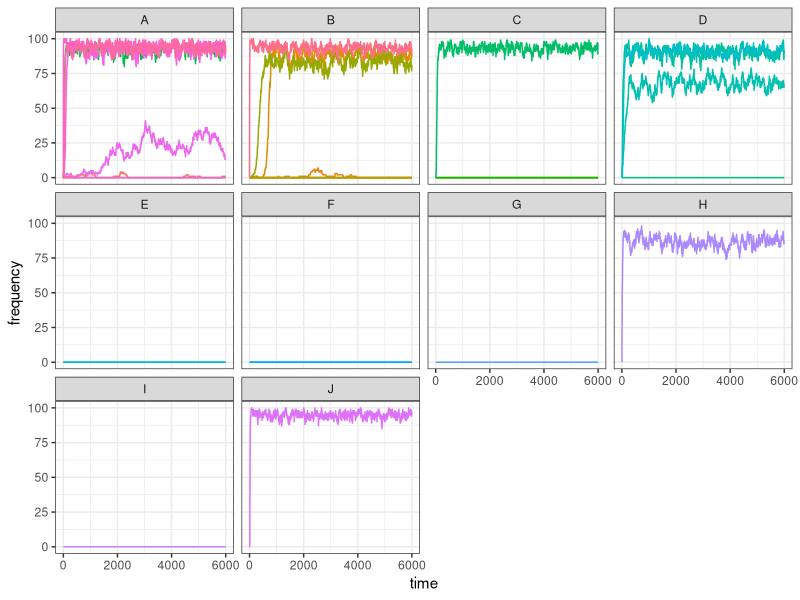
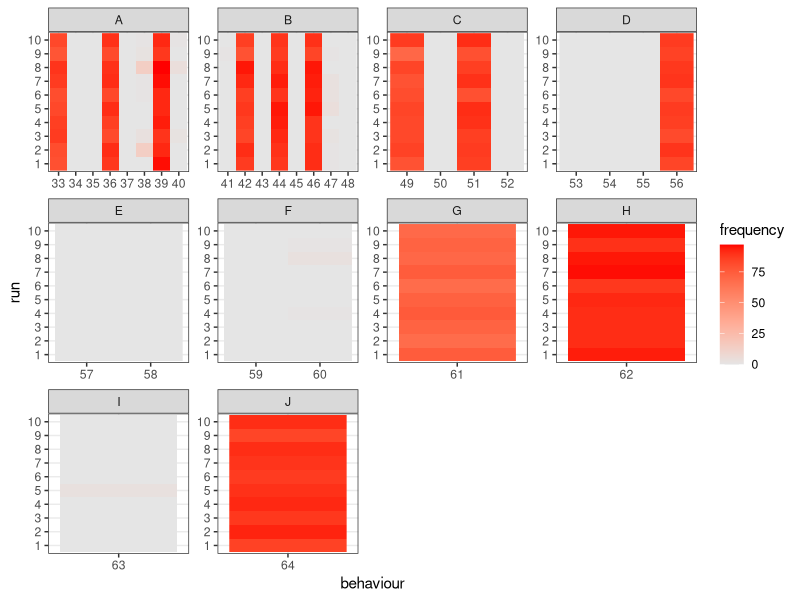
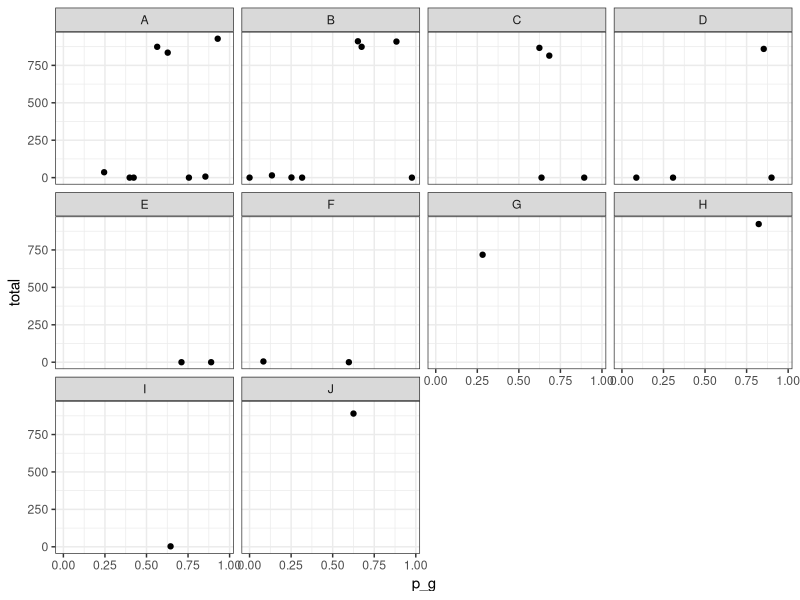
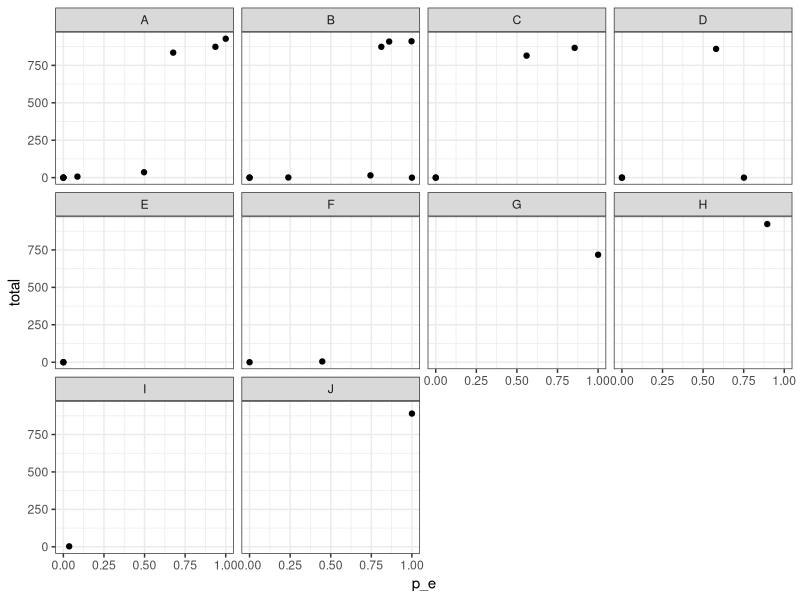
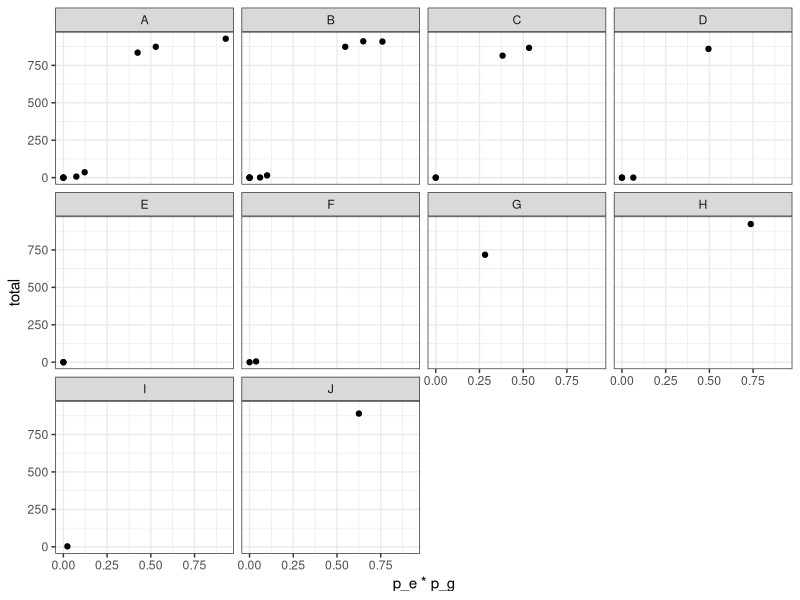

Reproduce these figures in R, in order.
## ---- chunk 1
knitr::opts_chunk$set(echo = TRUE)
## ---- chunk 2
N <- 100
pop <- matrix(c(rep(0, 64 * N), sample(1:300, N, replace = TRUE)), nrow = N, byrow = FALSE)
## ---- chunk 3
nut_y <- (sum(pop[1, 33:40])>=1) + (sum(pop[1, 49:52])>=1) + (sum(pop[1, 57:58])>=1) + pop[1, 61] + pop[1, 63]
nut_z <- (sum(pop[1, 41:48])>=1) + (sum(pop[1, 53:56])>=1) + (sum(pop[1, 59:60])>=1) + pop[1, 62] + pop[1, 64]
state <- 1 - abs(nut_y - nut_z) / 5
## ---- chunk 4
state <- 1 - abs(1 - 2) / 5
state
## ---- chunk 5
state <- (nut_y + nut_z - abs(nut_y - nut_z)) / 10
## ---- chunk 6
state <- (1 + 2 - abs(1 - 2)) / 10
## ---- chunk 7
library(tidyverse)
library(scales)

set_oranzees_world <- function(alpha_g, alpha_e) {
  list_pop <- c("Uossob", "Iat Forest", "Ebmog", "Elaham", "Elabik", "Ognodub")
  output <- tibble(
    population = rep(list_pop, each = 64),
    behaviour = as.factor(rep(1:64, 6)),
    type = rep(c(rep("social", 32), rep("food-related", 32)), 6),
    category = rep(c(
      rep("play", 8), rep("display", 8), rep("groom", 8), rep("courthsip", 8),
      "A", "A", "A", "A", "A", "A", "A", "A", "B", "B", "B", "B", "B", "B", "B", "B","C", "C", "C", "C", "D", "D", "D", "D", "E", "E", "F", "F", "G", "H", "I", "J"
    ), 6),
    nutrient = rep(c(rep(NA, 32), "Y", "Y", "Y", "Y", "Y", "Y", "Y", "Y", "Z", "Z", "Z", "Z", "Z", "Z", "Z", "Z", "Y", "Y", "Y", "Y", "Z", "Z", "Z", "Z", "Y", "Y", "Z", "Z", "Y", "Z", "Y", "Z"), 6),
    p_g = rep(NA, 64 * 6),
    p_e = rep(NA, 64 * 6)
  )

  env_or_x <- c(220, 230, 700, 705, 710, 750)
  env_or_y <- c(660, 610, 450, 430, 510, 550)

  # genetic predispositions:
  p_g <- runif(64)
  x_g <- sample(1:1000, 64)
  y_g <- sample(1:1000, 64)
  

  # ecological availability:
  p_e <- runif(64)
  x_e <- sample(1:1000, 64)
  y_e <- sample(1:1000, 64)
  

  for(behav in 1:64){
    if(runif(1) < alpha_g){
      output[output$behaviour == behav,]$p_g <- 1 - rescale(sqrt((x_g[behav] - env_or_x)^2 + (y_g[behav] - env_or_y)^2))
    }
    else{
      output[output$behaviour == behav,]$p_g <- p_g[behav]
    }
    if(behav > 32){
      if(runif(1) < alpha_e){
        output[output$behaviour == behav,]$p_e <- 1 - rescale(sqrt((x_e[behav] - env_or_x)^2 + (y_e[behav] - env_or_y)^2))
      }
      else{
        output[output$behaviour == behav,]$p_e <- p_e[behav]
      }
    }
  }
  # return the tibble:
  output
}
## ---- chunk 8
alpha_g = 0.1
alpha_e = 0.9
oranzees_world <- set_oranzees_world(alpha_g, alpha_e)
test_world <- oranzees_world %>%
  filter(population == "Uossob")
## ---- chunk 9
p_peering <- rnorm(32, mean = colSums(pop[, 33:64]), sd = 1)
p_peering[p_peering < 0] <- 0
innovation_i <- sample(33:64, 1, prob = p_peering)
p_innovate <- test_world$p_g[innovation_i] * test_world$p_e[innovation_i]
## ---- chunk 10
test_oranzees3 <- function(t_max, alpha_g, alpha_e) {
  oranzees_world <- set_oranzees_world(alpha_g, alpha_e)
  test_world <- oranzees_world %>%
    filter(population == "Uossob")

  N <- 100

  pop <- matrix(c(rep(0, 64 * N), sample(1:300, N, replace = TRUE)), nrow = N, byrow = FALSE)

  output <- matrix(nrow = t_max, ncol = 32)

  for (t in 1:t_max) {
    output[t, ] <- colSums(pop[, 33:64])
    # demographic bit:
    pop[, 65] <- pop[, 65] + 1
    pop[pop[, 65] >= 720, ] <- 0
    old <- which(pop[, 65] > 300)
    dead <- sample(c(TRUE, FALSE), length(old), prob = c(.01, .99), replace = TRUE)
    pop[old[dead], ] <- 0
    # innovation bit:
    for (i in 1:N) {
      nut_y <- (sum(pop[1, 33:40])>=1) + (sum(pop[1, 49:52])>=1) + (sum(pop[1, 57:58])>=1) + pop[1, 61] + pop[1, 63]
      nut_z <- (sum(pop[1, 41:48])>=1) + (sum(pop[1, 53:56])>=1) + (sum(pop[1, 59:60])>=1) + pop[1, 62] + pop[1, 64]
      state <- (nut_y + nut_z - abs(nut_y - nut_z)) / 10
      p_state <- rnorm(1, mean = 1 - state, sd = .05)
      if (runif(1) < p_state) {
        p_peering <- rnorm(32, mean = colSums(pop[, 33:64]), sd = 1)
        p_peering[p_peering < 0] <- 0
        innovation_i <- sample(33:64, 1, prob = p_peering)
        if (runif(1) < (test_world$p_g[innovation_i] * test_world$p_e[innovation_i])) {
          pop[i, innovation_i] <- 1
        }
      }
    }
  }
  output
}
## ---- chunk 11
t_max <- 6000
my_test <- test_oranzees3(t_max, alpha_g, alpha_e)
## ---- chunk 12
my_test <- gather(as_tibble(my_test), 1:32, key = "behaviour", value = "frequency")
data_to_plot <- tibble(
  behaviour = my_test$behaviour,
  frequency = my_test$frequency,
  time = rep(1:t_max, 32),
  category = as_factor(c(
    rep("A", t_max * 8), rep("B", t_max * 8), rep("C", t_max * 4), rep("D", t_max * 4),
    rep("E", t_max * 2), rep("F", t_max * 2), rep("G", t_max), rep("H", t_max),
    rep("I", t_max), rep("J", t_max)
  ))
)

ggplot(data = data_to_plot) +
  geom_line(aes(x = time, y = frequency, color = behaviour)) +
  facet_wrap(~category) +
  theme_bw() +
  theme(legend.position = "none")
## ---- chunk 13
test_oranzees4 <- function(t_max) {
  N <- 100

  pop <- matrix(c(rep(0, 64 * N), sample(1:300, N, replace = TRUE)), nrow = N, byrow = FALSE)

  for (t in 1:t_max) {
    # demographic bit:
    pop[, 65] <- pop[, 65] + 1
    pop[pop[, 65] >= 720, ] <- 0
    old <- which(pop[, 65] > 300)
    dead <- sample(c(TRUE, FALSE), length(old), prob = c(.01, .99), replace = TRUE)
    pop[old[dead], ] <- 0
    # innovation bit:
    for (i in 1:N) {
      nut_y <- (sum(pop[1, 33:40])>=1) + (sum(pop[1, 49:52])>=1) + (sum(pop[1, 57:58])>=1) + pop[1, 61] + pop[1, 63]
      nut_z <- (sum(pop[1, 41:48])>=1) + (sum(pop[1, 53:56])>=1) + (sum(pop[1, 59:60])>=1) + pop[1, 62] + pop[1, 64]
      state <- (nut_y + nut_z - abs(nut_y - nut_z)) / 10
      p_state <- rnorm(1, mean = 1 - state, sd = .05)
      if (runif(1) < p_state) {
        p_peering <- rnorm(32, mean = colSums(pop[, 33:64]), sd = 1)
        p_peering[p_peering < 0] <- 0
        innovation_i <- sample(33:64, 1, prob = p_peering)
        if (runif(1) < (test_world$p_g[innovation_i] * test_world$p_e[innovation_i])) {
          pop[i, innovation_i] <- 1
        }
      }
    }
  }
  output <- colSums(pop[, 33:64])
}
## ---- chunk 14
library(reshape2)
results <- as.matrix(read.table("output/food_test.csv"))
colnames(results) <- 33:64

as_tibble(melt(results, varnames = c("run", "behaviour"), value.name = "frequency")) %>%
  mutate(run = as_factor(run), behaviour = as_factor(behaviour)) %>%
  add_column(category = as_factor(c(
    rep("A", 80), rep("B", 80), rep("C", 40), rep("D", 40),
    rep("E", 20), rep("F", 20), rep("G", 10), rep("H", 10),
    rep("I", 10), rep("J", 10)
  ))) %>%
  ggplot() +
  geom_raster(aes(x = behaviour, y = run, fill = frequency)) +
  facet_wrap(~category, scales = "free") +
  scale_fill_gradient(low = "grey90", high = "red") +
  theme_bw()
## ---- chunk 15
genes <- read.table("output/food_test_p_g.csv")
tibble(
  p_g = genes$V1, total = colSums(results),
  category = as_factor(c(
    rep("A", 8), rep("B", 8), rep("C", 4), rep("D", 4),
    rep("E", 2), rep("F", 2), "G", "H", "I", "J"
  ))
) %>%
  ggplot(aes(y = total, x = p_g)) +
  geom_point() +
  facet_wrap(~category) +
  theme_bw()
## ---- chunk 16
eco <- read.table("output/food_test_p_e.csv")
tibble(
  p_e = eco$V1, total = colSums(results),
  category = as_factor(c(
    rep("A", 8), rep("B", 8), rep("C", 4), rep("D", 4),
    rep("E", 2), rep("F", 2), "G", "H", "I", "J"
  ))
) %>%
  ggplot(aes(y = total, x = p_e)) +
  geom_point() +
  facet_wrap(~category) +
  theme_bw()
## ---- chunk 17
tibble(
  p_e = eco$V1, p_g = genes$V1, total = colSums(results),
  category = as_factor(c(
    rep("A", 8), rep("B", 8), rep("C", 4), rep("D", 4),
    rep("E", 2), rep("F", 2), "G", "H", "I", "J"
  ))
) %>%
  ggplot(aes(y = total, x = p_e * p_g)) +
  geom_point() +
  facet_wrap(~category) +
  theme_bw()
